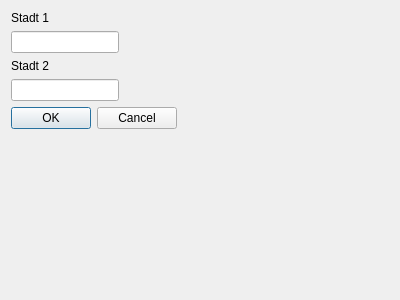
<?xml version="1.0" encoding="UTF-8"?>
<ui version="4.0">
 <class>DialogStreet</class>
 <widget class="QDialog" name="DialogStreet">
  <property name="geometry">
   <rect>
    <x>0</x>
    <y>0</y>
    <width>400</width>
    <height>300</height>
   </rect>
  </property>
  <property name="windowTitle">
   <string>Dialog</string>
  </property>
  <layout class="QFormLayout" name="formLayout">
   <item row="0" column="0">
    <widget class="QLabel" name="label_street_start">
     <property name="text">
      <string>Stadt 1</string>
     </property>
    </widget>
   </item>
   <item row="1" column="0">
    <widget class="QLineEdit" name="lineEdit_street_stadt1"/>
   </item>
   <item row="2" column="0">
    <widget class="QLabel" name="label_street_end">
     <property name="text">
      <string>Stadt 2</string>
     </property>
    </widget>
   </item>
   <item row="3" column="0">
    <widget class="QLineEdit" name="lineEdit_street_stadt2"/>
   </item>
   <item row="4" column="0">
    <widget class="QDialogButtonBox" name="buttonBox">
     <property name="orientation">
      <enum>Qt::Horizontal</enum>
     </property>
     <property name="standardButtons">
      <set>QDialogButtonBox::Cancel|QDialogButtonBox::Ok</set>
     </property>
    </widget>
   </item>
  </layout>
 </widget>
 <resources/>
 <connections>
  <connection>
   <sender>buttonBox</sender>
   <signal>accepted()</signal>
   <receiver>DialogStreet</receiver>
   <slot>accept()</slot>
   <hints>
    <hint type="sourcelabel">
     <x>248</x>
     <y>254</y>
    </hint>
    <hint type="destinationlabel">
     <x>157</x>
     <y>274</y>
    </hint>
   </hints>
  </connection>
  <connection>
   <sender>buttonBox</sender>
   <signal>rejected()</signal>
   <receiver>DialogStreet</receiver>
   <slot>reject()</slot>
   <hints>
    <hint type="sourcelabel">
     <x>316</x>
     <y>260</y>
    </hint>
    <hint type="destinationlabel">
     <x>286</x>
     <y>274</y>
    </hint>
   </hints>
  </connection>
 </connections>
</ui>
